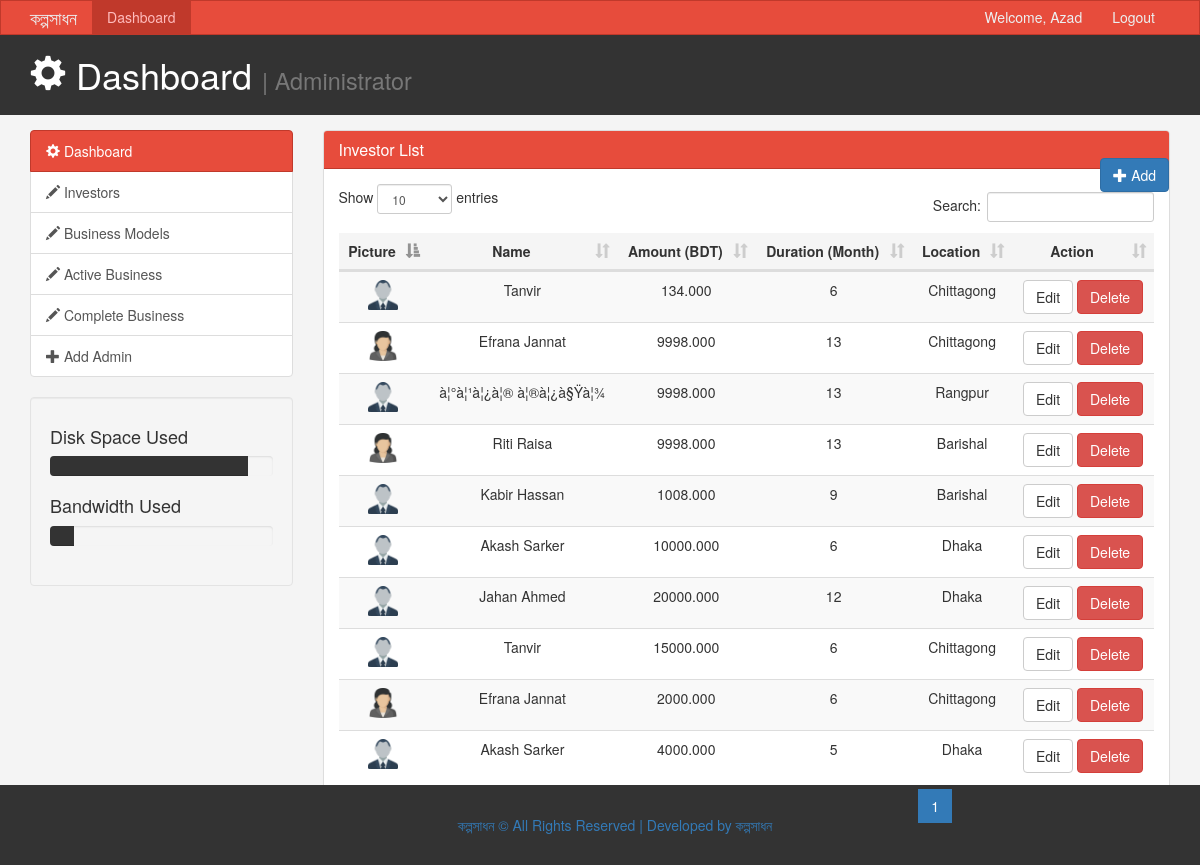
Page /admin/investors.php (signed in) on the committed database.
### tables this page shows
CREATE TABLE `investors` (
  `investor_id` int(11) NOT NULL,
  `user_id` int(11) NOT NULL,
  `amount` decimal(10,3) NOT NULL,
  `duration` int(10) DEFAULT NULL
);

CREATE TABLE `users` (
  `user_id` int(11) NOT NULL,
  `name` varchar(50) NOT NULL,
  `address` varchar(150) NOT NULL,
  `email` varchar(50) NOT NULL,
  `password` varchar(50) NOT NULL,
  `birth_date` date DEFAULT NULL,
  `phone_number` varchar(22) NOT NULL,
  `gender` varchar(10) DEFAULT NULL
);

### admin/investors.php (the view, shortened to what this page needs)
<?php
include 'connection.php';
?>
<!DOCTYPE html>
<html lang="en">
  <head>
    <link href="bootstrap-3.3.7/css/bootstrap.min.css" rel="stylesheet">
    <link href="bootstrap-3.3.7/css/dataTables.bootstrap.min.css" rel="stylesheet">
    <link href="css/style.css" rel="stylesheet">
  </head>
  <body>
    <nav class="navbar navbar-default">
      <div class="container">
        <div class="navbar-header">
          <a class="navbar-brand" href="http://localhost/kolposadhonProject/index.php">কল্পসাধন</a>
        </div>
        <div id="navbar" class="collapse navbar-collapse">
          <ul class="nav navbar-nav">
            <li class="active"><a href="dashboard.php">Dashboard</a></li>
          </ul>
          <ul class="nav navbar-nav navbar-right">
            <li><a href="#">Welcome, <?php echo $_SESSION['lastName']?></a></li>
            <li><a href="?action=logout">Logout</a></li>
          </ul>
        </div>
      </div>
    </nav>
    <header id="header">
      <div class="container">
        <div class="row">
          <div class="col-md-10">
            <h1><span class="glyphicon glyphicon-cog" aria-hidden="true"></span> Dashboard <small> | Administrator</small></h1>
      </div>
    </header>
    <section id="main">
      <div class="container">
        <div class="row">
          <div class="col-md-3">
            <div class="list-group">
              <a href="dashboard.php" class="list-group-item active main-color-bg">
                <span class="glyphicon glyphicon-cog" aria-hidden="true"></span> Dashboard
              </a>
              <a href="investors.php" class="list-group-item"><span class="glyphicon glyphicon-pencil" aria-hidden="true"></span> Investors <span class="badge"></span></a>
			  <a href="businesses.php" class="list-group-item"><span class="glyphicon glyphicon-pencil" aria-hidden="true"></span> Business Models <span class="badge"></span></a>
			  <a href="active-businesses.php" class="list-group-item"><span class="glyphicon glyphicon-pencil" aria-hidden="true"></span> Active Business <span class="badge"></span></a>
			  <a href="complete-business.php" class="list-group-item"><span class="glyphicon glyphicon-pencil" aria-hidden="true"></span> Complete Business <span class="badge"></span></a>
              <a href="adminadd.php?msg" class="list-group-item"><span class="glyphicon glyphicon-plus" aria-hidden="true"></span> Add Admin <span class="badge"></span></a>
            </div>
            <div class="well">
              <h4>Disk Space Used</h4>
              <div class="progress">
                  <div class="progress-bar" role="progressbar" aria-valuenow="60" aria-valuemin="0" aria-valuemax="100" style="width: 89%;">
              </div>
            </div>
            <h4>Bandwidth Used </h4>
            <div class="progress">
                <div class="progress-bar" role="progressbar" aria-valuenow="40" aria-valuemin="0" aria-valuemax="100" style="width: 11%;">
            </div>
          </div>
            </div>
          </div>
		  <div class="col-md-9">
            <div class="panel panel-default">
              <div class="panel-heading main-color-bg">
                <h3 class="panel-title">Investor List</h3>
				<div class = "navbar-right">
			    <a href="addinvestor.php?msg" class="btn btn-primary"><span class="glyphicon glyphicon-plus" aria-hidden="true"></span> Add <span class="badge"></span></a>
			  </div>
              </div>
              <div class="panel-body">
                <table class="table table-striped table-hover" id="tablelist">
                      <thead>
                      <tr class="active">
					    <th style="text-align: center;">Picture</th>
                        <th style="text-align: center;">Name</th>
                        <th style="text-align: center;">Amount (BDT)</th>
                        <th style="text-align: center;">Duration (Month)</th>
                        <th style="text-align: center;">Location</th>
						<th style="text-align: center;">Action</th>
                      </tr>
                      </thead>
                      <tbody>
                      <?php
$sql = "SELECT investor_id, name, address, amount, duration, email, gender FROM investors NATURAL JOIN users";
$result = $conn->query($sql);
if ($result->num_rows > 0)
{
	while($row = $result->fetch_assoc())
		{
                       ?>
                      <tr style="text-align: center;">
					  <?php if($row["gender"]=="male")
					      $str = "user-male-icon.png";
                        else
                          $str = "user-female-icon.png";
				  ?>
					    <td><img src="<?php echo $str; ?>" height="30px" width="30px"></td>
                        <td><?php echo $row['name']; ?></td>
                        <td><?php echo $row['amount']; ?></td>
                        <td ><?php echo $row['duration']; ?></td>
                        <td><?php echo $row['address']; ?></td>
                        <td><a class="btn btn-default" href="investoredit.php?investor_id=<?php echo $row['investor_id']?>" >Edit</a> <a class="btn btn-danger" href="?investorDelete=<?php echo $row['investor_id']?>" onclick="return confirm('Are you sure to delete the data!')">Delete</a></td>
                      </tr>
                      <?php
                          }
                        }
                      ?>
                      </tbody>
                    </table>
              </div>
              </div>
          </div>
          </div>
        </div>
    </section>
    <footer id="footer" style="width: 100%; left: 0; bottom: 0; position: fixed;">
	<div class="container">
      <a href="../index.php" target="_blank">কল্পসাধন ©  All Rights Reserved  |  Developed by কল্পসাধন </a>
	</div>
    </footer>
  </body>
</html>

### admin/css/style.css (style rules this page uses)
body { background:#f4f4f4; }
.navbar { min-height: 33px !important; margin-bottom:0; border-radius:0; }
.navbar-nav > li > a, .navbar-brand { padding-top:6px !important; padding-bottom:0 !important; height: 33px; }
.navbar-default { background-color: #e74c3c; border-color: #c0392b; }
.navbar-default .navbar-brand { color: #ecf0f1; }
.navbar-default .navbar-nav > li > a { color: #ecf0f1; }
.navbar-default .navbar-nav > .active > a, .navbar-default .navbar-nav > .active > a:hover, .navbar-default .navbar-nav > .active > a:focus { color: #ffbbbc; background-color: #c0392b; }
.navbar-default .navbar-collapse, .navbar-default .navbar-form { border-color: #ecf0f1; }
.main-color-bg { background-color: #e74c3c !important; border-color: #c0392b !important; color:#ffffff !important; }
#header { background:#333333; color:#ffffff; padding-bottom: 10px; margin-bottom: 15px; }
.progress-bar { background:#333333; color:#ffffff; }
#footer { background:#333333; color:#ffffff; text-align:center; padding:30px; margin-top:30px; }

### rows in the picture
investors: user.gender (picture), user.name "Tanvir", amount "134.000", duration "6", user.address "Chittagong"
investors: user.gender (picture), user.name "Efrana Jannat", amount "9998.000", duration "13", user.address "Chittagong"
investors: user.gender (picture), user.name "à¦°à¦¹à¦¿à¦® à¦®à¦¿à§Ÿà¦¾", amount "9998.000", duration "13", user.address "Rangpur"
investors: user.gender (picture), user.name "Riti Raisa", amount "9998.000", duration "13", user.address "Barishal"
investors: user.gender (picture), user.name "Kabir Hassan", amount "1008.000", duration "9", user.address "Barishal"
investors: user.gender (picture), user.name "Akash Sarker", amount "10000.000", duration "6", user.address "Dhaka"
investors: user.gender (picture), user.name "Jahan Ahmed", amount "20000.000", duration "12", user.address "Dhaka"
investors: user.gender (picture), user.name "Tanvir", amount "15000.000", duration "6", user.address "Chittagong"
investors: user.gender (picture), user.name "Efrana Jannat", amount "2000.000", duration "6", user.address "Chittagong"
investors: user.gender (picture), user.name "Akash Sarker", amount "4000.000", duration "5", user.address "Dhaka"

### other values in the picture
$_SESSION['lastName'] "Azad"
